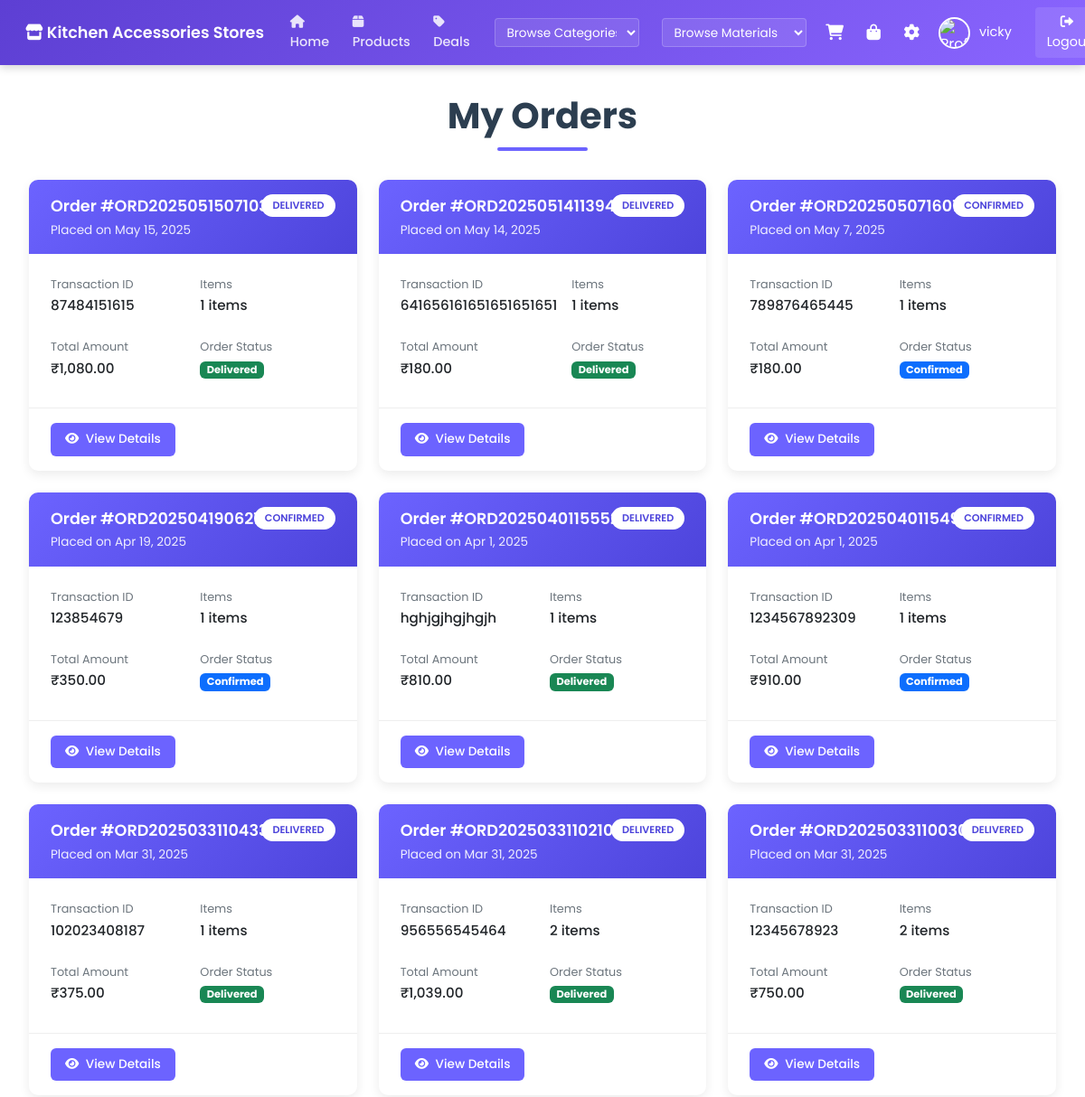
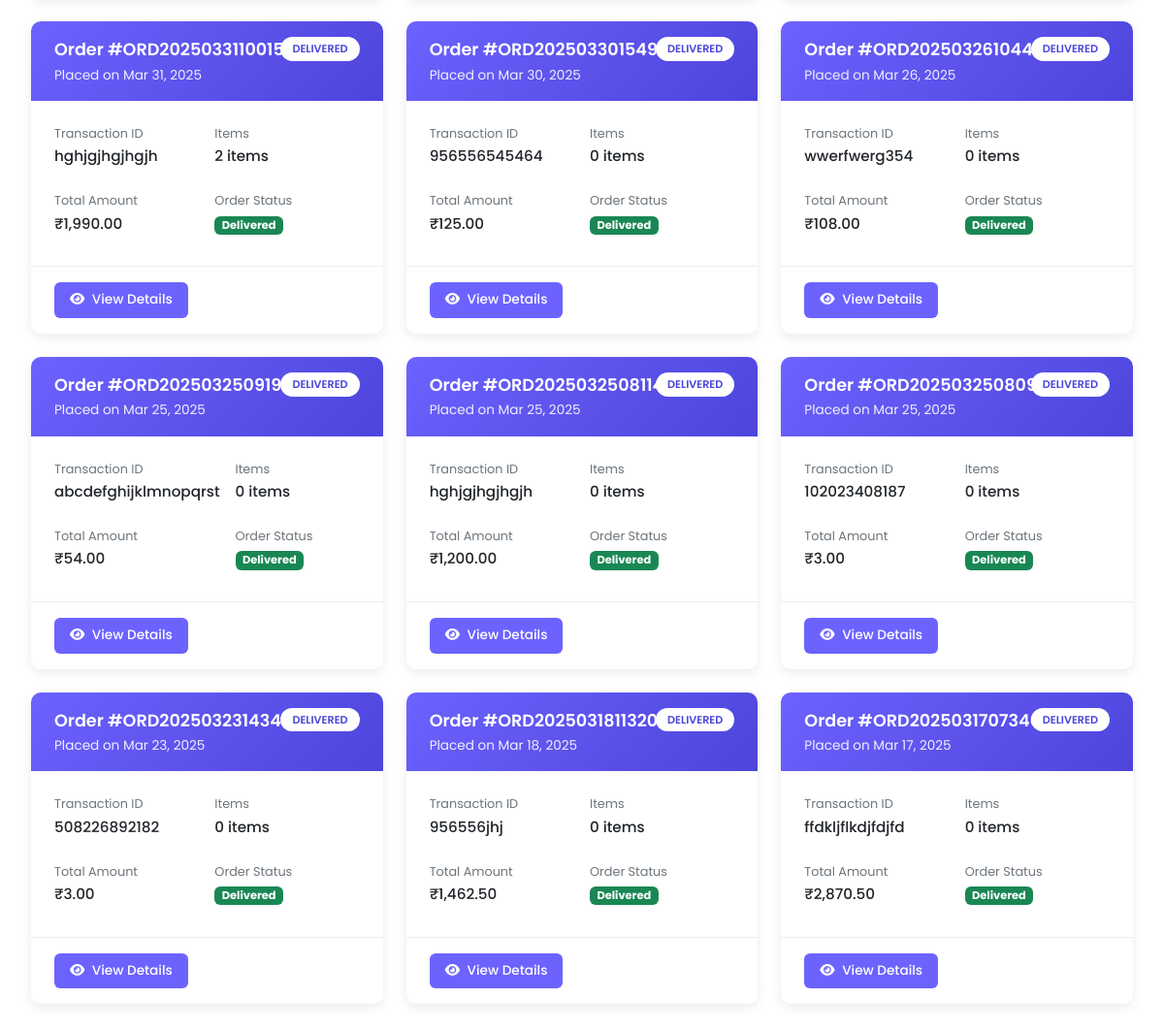
The page /user/orders.php (signed in) on the database its author committed (2 pictures, top to bottom).
### tables this page shows
CREATE TABLE `users` (
  `id` int(11) NOT NULL,
  `username` varchar(50) NOT NULL,
  `email` varchar(100) NOT NULL,
  `phone` varchar(20) NOT NULL,
  `address_line1` varchar(255) NOT NULL,
  `city` varchar(100) NOT NULL,
  `state` varchar(100) NOT NULL,
  `postal_code` varchar(20) NOT NULL,
  `user_type` enum('user','admin') NOT NULL,
  `password` varchar(255) NOT NULL,
  `profile_image` varchar(255) NOT NULL,
  `created_at` timestamp NOT NULL DEFAULT current_timestamp(),
  `theme_preference` varchar(10) DEFAULT 'light',
  `color_scheme` varchar(10) DEFAULT 'default',
  `font_size` varchar(10) DEFAULT 'medium',
  `auto_logout` int(11) DEFAULT 30,
  `theme` varchar(10) DEFAULT 'light',
  `primary_color` varchar(7) DEFAULT '#5D3FD3',
  `secondary_color` varchar(7) DEFAULT '#f39c12',
  `font_color` varchar(7) DEFAULT '#333333',
  `auto_logout_time` int(11) DEFAULT 1800
);

CREATE TABLE `esales` (
  `id` int(11) NOT NULL,
  `order_id` varchar(20) NOT NULL,
  `user_id` int(11) NOT NULL,
  `transaction_id` varchar(100) NOT NULL,
  `total_amount` decimal(10,2) NOT NULL,
  `order_confirmation` enum('pending','confirmed','cancelled') NOT NULL DEFAULT 'pending',
  `delivery_confirmation` enum('pending','confirmed','cancelled') NOT NULL DEFAULT 'pending',
  `created_at` timestamp NOT NULL DEFAULT current_timestamp()
);

### user/orders.php (the view, shortened to what this page needs)
<?php
require_once '../config.php';
$user_id = $_SESSION['user_id'];
$orders_query = $conn->prepare("SELECT esales.*,
                               (SELECT COUNT(*) FROM esales_items WHERE esales_id = esales.id) as item_count,
                               DATEDIFF(CURRENT_DATE(), esales.created_at) as days_since_order
                               FROM esales
                               WHERE user_id = ?
                               ORDER BY created_at DESC");
$orders_query->bind_param("i", $user_id);
$orders_query->execute();
$orders_result = $orders_query->get_result();
?>
<!DOCTYPE html>
<html lang="en">
<head>
    <link href="https://cdn.jsdelivr.net/npm/bootstrap@5.3.0-alpha1/dist/css/bootstrap.min.css" rel="stylesheet">
    <link rel="stylesheet" href="https://cdnjs.cloudflare.com/ajax/libs/font-awesome/6.0.0/css/all.min.css">
</head>
<body>
<?php include 'navbar.php';?>
    <div class="orders-container">
        <h1 class="page-title">My Orders</h1>
        <div class="order-grid">
            <?php if ($orders_result->num_rows > 0): ?>
                <?php while ($order = $orders_result->fetch_assoc()): ?>
                    <div class="order-card">
                        <div class="order-header">
                            <div>
                                <div class="order-id">Order #<?php echo htmlspecialchars($order['order_id']); ?></div>
                                <div class="order-date">Placed on <?php echo date('M j, Y', strtotime($order['created_at'])); ?></div>
                            </div>
                            <div class="order-status">
                                <?php if ($order['order_confirmation'] == 'pending'): ?>
                                    Pending
                                <?php elseif ($order['delivery_confirmation'] == 'pending'): ?>
                                    Confirmed
                                <?php else: ?>
                                    Delivered
                                <?php endif; ?>
                            </div>
                        </div>
                        <div class="order-body">
                            <div class="order-meta">
                                <div class="order-meta-item">
                                    <div class="order-meta-label">Transaction ID</div>
                                    <div class="order-meta-value"><?php echo htmlspecialchars($order['transaction_id']); ?></div>
                                </div>
                                <div class="order-meta-item">
                                    <div class="order-meta-label">Items</div>
                                    <div class="order-meta-value"><?php echo $order['item_count']; ?> items</div>
                                </div>
                                <div class="order-meta-item">
                                    <div class="order-meta-label">Total Amount</div>
                                    <div class="order-meta-value">₹<?php echo number_format($order['total_amount'], 2); ?></div>
                                </div>
                                <div class="order-meta-item">
                                    <div class="order-meta-label">Order Status</div>
                                    <div class="order-meta-value">
                                        <?php if ($order['order_confirmation'] == 'pending'): ?>
                                            <span class="badge bg-warning text-dark">Pending</span>
                                        <?php elseif ($order['delivery_confirmation'] == 'pending'): ?>
                                            <span class="badge bg-primary">Confirmed</span>
                                        <?php else: ?>
                                            <span class="badge bg-success">Delivered</span>
                                        <?php endif; ?>
                                    </div>
                                </div>
                            </div>
                        </div>
                        <div class="order-actions">
                            <a href="order-details.php?id=<?php echo $order['id']; ?>" class="btn-details">
                                <i class="fas fa-eye me-1"></i> View Details
                            </a>
                        </div>
                    </div>
                <?php endwhile; ?>
            <?php endif; ?>
        </div>
    </div>
</body>
</html>

### user/navbar.php (shortened to what this page needs)
<?php
require_once '../config.php';
$user_id = $_SESSION['user_id'];
$stmt = $conn->prepare("SELECT username, profile_image FROM users WHERE id = ?");
$stmt->bind_param("i", $user_id);
$stmt->execute();
$result = $stmt->get_result();
$user = $result->fetch_assoc();
$profile_image = "../uploads/profilephoto/default-avatar.png";
if (!empty($user['profile_image'])) {
    if (strpos($user['profile_image'], 'uploads/profilephoto/') !== false) {
        $profile_image = "../" . $user['profile_image'];
    } else {
        $profile_image = "../uploads/profilephoto/" . $user['profile_image'];
    }
    if (!file_exists($profile_image)) {
        $profile_image = "../uploads/profilephoto/default-avatar.png";
    }
}
?>
<!DOCTYPE html>
<html lang="en">
<head>
    <link href="https://cdn.jsdelivr.net/npm/bootstrap@5.3.0-alpha1/dist/css/bootstrap.min.css" rel="stylesheet">
    <link rel="stylesheet" href="https://cdnjs.cloudflare.com/ajax/libs/font-awesome/6.0.0/css/all.min.css">
</head>
<body>
    <nav class="navbar navbar-expand-lg navbar-dark">
        <div class="container-fluid">
            <a class="navbar-brand" href="">
                <i class="fas fa-store me-1"></i>Kitchen Accessories Stores
            </a>
            <div class="collapse navbar-collapse" id="navbarNav">
                <ul class="navbar-nav me-auto">
                    <li class="nav-item">
                        <a class="nav-link active" href="index.php"><i class="fas fa-home me-1"></i>Home</a>
                    </li>
                    <li class="nav-item">
                        <a class="nav-link" href="products.php"><i class="fas fa-box me-1"></i>Products</a>
                    </li>
                    <li class="nav-item">
                        <a class="nav-link" href="deals.php"><i class="fas fa-tag me-1"></i>Deals</a>
                    </li>
                </ul>
                <div class="dropdown-container">
                    <div class="nav-selector">
                        <select id="categoryDropdown" onchange="navigateToCategory()">
                            <option value="">Browse Categories</option>
                        </select>
                    </div>
                    <div class="nav-selector">
                        <select id="materialDropdown" onchange="navigateToMaterial()">
                            <option value="">Browse Materials</option>
                        </select>
                    </div>
                </div>
                <div class="d-flex align-items-center gap-3 ms-3">
                    <div class="position-relative">
                        <a href="cart.php" class="nav-icon">
                            <i class="fas fa-shopping-cart"></i>
                        </a>
                    </div>
                    <div class="position-relative">
                        <a href="orders.php" class="nav-icon">
                            <i class="fas fa-shopping-bag"></i>
                        </a>
                    </div>
                    <button id="settingsBtn" class="nav-icon" style="background: none; border: none;">
                        <i class="fas fa-cog"></i>
                    </button>
                    <a href="profile.php" class="profile-link">
                        <img src="<?php echo htmlspecialchars($profile_image); ?>" alt="Profile" class="navbar-profile-image">
                        <span class="username-display"><?php echo htmlspecialchars($user['username']); ?></span>
                    </a>
                    <form method="get" action="">
                        <button type="submit" name="logout" class="logout-btn">
                            <i class="fas fa-sign-out-alt me-1"></i>Logout
                        </button>
                    </form>
                </div>
            </div>
        </div>
    </nav>
</body>
</html>

### user/orders.php (style rules this page uses)
body { background-color: #f8f9fa; font-family: 'Segoe UI', Tahoma, Geneva, Verdana, sans-serif; }
.orders-container { padding: 2rem; max-width: 1400px; margin: 0 auto; }
.page-title { text-align: center; margin-bottom: 2rem; color: #2c3e50; font-weight: 700; position: relative; padding-bottom: 15px; }
.page-title::after { content: ''; position: absolute; bottom: 0; left: 50%; transform: translateX(-50%); width: 100px; height: 4px; background: #6c63ff; border-radius: 2px; }
.order-grid { display: grid; grid-template-columns: repeat(auto-fill, minmax(350px, 1fr)); gap: 1.5rem; }
.order-card { background: white; border-radius: 10px; box-shadow: 0 4px 12px rgba(0, 0, 0, 0.08); overflow: hidden; transition: all 0.3s ease; border: none; }
.order-header { background: linear-gradient(135deg, #6c63ff, #4d44db); color: white; padding: 1rem 1.5rem; position: relative; }
.order-id { font-weight: 600; font-size: 1.1rem; margin-bottom: 0.2rem; }
.order-date { opacity: 0.9; font-size: 0.85rem; }
.order-status { position: absolute; top: 1rem; right: 1.5rem; background: white; color: #4d44db; padding: 0.25rem 0.75rem; border-radius: 20px; font-weight: 600; font-size: 0.7rem; text-transform: uppercase; }
.order-body { padding: 1.5rem; }
.order-meta { display: grid; grid-template-columns: 1fr 1fr; gap: 1rem; }
.order-meta-item { margin-bottom: 0.5rem; }
.order-meta-label { font-size: 0.8rem; color: #6c757d; margin-bottom: 0.2rem; }
.order-meta-value { font-weight: 500; font-size: 0.95rem; }
.order-actions { padding: 1rem 1.5rem; border-top: 1px solid #eee; display: flex; justify-content: space-between; align-items: center; }
.btn-details { background: #6c63ff; color: white; border: none; padding: 0.5rem 1rem; border-radius: 6px; font-weight: 500; transition: all 0.3s; text-decoration: none; font-size: 0.85rem; }

### user/navbar.php (style rules this page uses)
:root { --primary-color: #5D3FD3; --secondary-color: #f39c12; --dark-color: #222831; --light-color: #f5f5f5; }
body { font-family: 'Poppins', sans-serif; }
.navbar { background: linear-gradient(135deg, var(--primary-color), #8a65ff); box-shadow: 0 2px 10px rgba(0, 0, 0, 0.2); padding: 0.5rem 1rem; }
.navbar-brand { font-weight: 600; font-size: 1.1rem; color: #fff !important; }
.nav-link { font-weight: 500; font-size: 0.9rem; color: rgba(255, 255, 255, 0.85) !important; padding: 0.4rem 0.8rem !important; transition: all 0.2s ease; }
.navbar-profile-image { width: 35px; height: 35px; border-radius: 50%; object-fit: cover; border: 2px solid #fff; margin-right: 10px; transition: transform 0.2s ease; }
.nav-icon { font-size: 1.1rem; color: white; padding: 0.3rem; transition: transform 0.2s ease; }
.logout-btn { background-color: rgba(255, 255, 255, 0.1); color: white !important; padding: 0.4rem 0.8rem; border-radius: 4px; font-size: 0.9rem; transition: all 0.3s ease; text-decoration: none; border: none; cursor: pointer; }
.username-display { font-size: 0.9rem; margin-right: 10px; }
.profile-link { display: flex; align-items: center; text-decoration: none; color: white !important; transition: all 0.2s ease; }
.nav-selector { width: 160px; margin-left: 15px; }
.nav-selector select { background-color: rgba(255, 255, 255, 0.1); color: white; border: 1px solid rgba(255, 255, 255, 0.2); border-radius: 4px; padding: 4px 8px; cursor: pointer; transition: all 0.3s ease; font-size: 0.85rem; width: 100%; height: 32px; }
.nav-selector option { background-color: var(--primary-color); color: white; }
.dropdown-container { display: flex; gap: 10px; align-items: center; }

### rows shown on the page
users: username "vicky"
esales: order "ORD20250515071036420", created_at "May 15, 2025", order_confirmation "DELIVERED", transaction "87484151615", item_count "1", total_amount "1,080.00"
esales: order "ORD20250514113948862", created_at "May 14, 2025", order_confirmation "DELIVERED", transaction "641656161651651651651", item_count "1", total_amount "180.00"
esales: order "ORD20250507160744873", created_at "May 7, 2025", order_confirmation "CONFIRMED", transaction "789876465445", item_count "1", total_amount "180.00"
esales: order "ORD20250419062748721", created_at "Apr 19, 2025", order_confirmation "CONFIRMED", transaction "123854679", item_count "1", total_amount "350.00"
esales: order "ORD20250401155520174", created_at "Apr 1, 2025", order_confirmation "DELIVERED", transaction "hghjgjhgjhgjh", item_count "1", total_amount "810.00"
esales: order "ORD20250401154914306", created_at "Apr 1, 2025", order_confirmation "CONFIRMED", transaction "1234567892309", item_count "1", total_amount "910.00"
esales: order "ORD20250331104334802", created_at "Mar 31, 2025", order_confirmation "DELIVERED", transaction "102023408187", item_count "1", total_amount "375.00"
esales: order "ORD20250331102102357", created_at "Mar 31, 2025", order_confirmation "DELIVERED", transaction "956556545464", item_count "2", total_amount "1,039.00"
esales: order "ORD20250331100306992", created_at "Mar 31, 2025", order_confirmation "DELIVERED", transaction "12345678923", item_count "2", total_amount "750.00"
esales: order "ORD20250331100156929", created_at "Mar 31, 2025", order_confirmation "DELIVERED", transaction "hghjgjhgjhgjh", item_count "2", total_amount "1,990.00"
esales: order "ORD20250330154903799", created_at "Mar 30, 2025", order_confirmation "DELIVERED", transaction "956556545464", item_count "0", total_amount "125.00"
esales: order "ORD20250326104409750", created_at "Mar 26, 2025", order_confirmation "DELIVERED", transaction "wwerfwerg354", item_count "0", total_amount "108.00"
esales: order "ORD20250325091918316", created_at "Mar 25, 2025", order_confirmation "DELIVERED", transaction "abcdefghijklmnopqrst", item_count "0", total_amount "54.00"
esales: order "ORD20250325081140784", created_at "Mar 25, 2025", order_confirmation "DELIVERED", transaction "hghjgjhgjhgjh", item_count "0", total_amount "1,200.00"
esales: order "ORD20250325080933998", created_at "Mar 25, 2025", order_confirmation "DELIVERED", transaction "102023408187", item_count "0", total_amount "3.00"
esales: order "ORD20250323143434470", created_at "Mar 23, 2025", order_confirmation "DELIVERED", transaction "508226892182", item_count "0", total_amount "3.00"
esales: order "ORD20250318113203349", created_at "Mar 18, 2025", order_confirmation "DELIVERED", transaction "956556jhj", item_count "0", total_amount "1,462.50"
esales: order "ORD20250317073407416", created_at "Mar 17, 2025", order_confirmation "DELIVERED", transaction "ffdkljflkdjfdjfd", item_count "0", total_amount "2,870.50"
